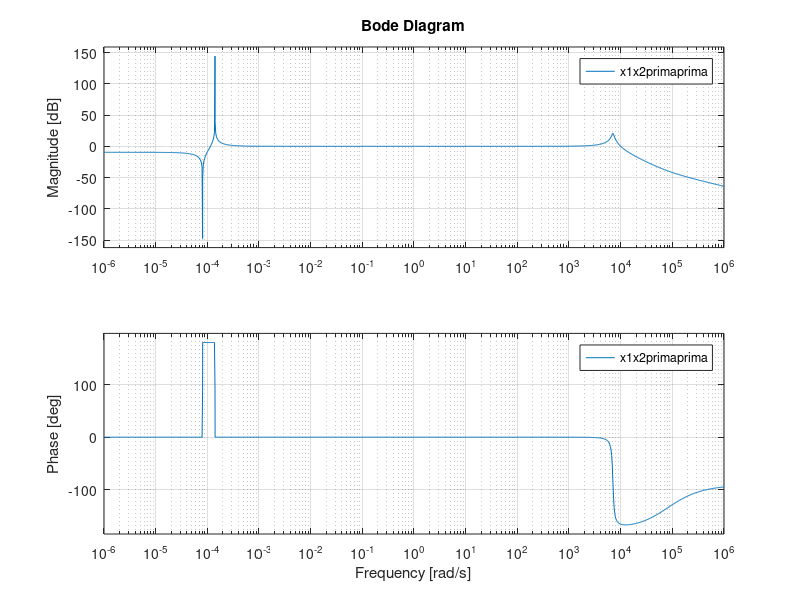

Source code (MATLAB): (Note: this script raises an error after producing the figure.)
clear
clc
close all

freqcubesat1 = 1134; % [Hz].


m_movil = 0.94; % [kg] Masa plato + bobina
m_cubesat = 1.33; %[kg] Masa Cubesat
m_shaker = 100; %[kg]
%m_modal_cubesat = 1
kem = 15761; % [N/m]
% kc = (2*pi*freqcubesat1)^2*m_modal_cubesat %[N/m]
%kc = 2.7955e+07;
kc = 4e+08/6; % [N/M]
k_shaker = 500; % [N/M]

M = [m_cubesat 0 0;
    0 m_movil 0;
    0 0 m_shaker];
K = [kc -kc 0;
    -kc kc+kem -kem;
    0 -kem kem+k_shaker];

K_motor = 51.6; %[N/A] [Vs/m] constante de back EMF y de fuerza (valen lo mismo)
g = 9.81; %[m/s^2] Aceleración de la gravedad

R = 3; %[Ohm] Resistencia del bobinado
L = 1.9e-3; %[H] Inductancia del bobinado (medida a 1000Hz)

Pot_max = 75 ; %[W] Potencia máxima
I_max = sqrt(Pot_max/R); % [A]
V_max = 40; % [V]

[autovec,autoval]=eig(K,M);
w=diag(autoval^0.5);
f = w/(2*pi);


dt=0.0001;
T=5;
t=0:dt:T;

x0=zeros(3,1); %%[-0.557880413175386;0.789602216518309;0];
v0=zeros(3,1);

w=diag(autoval^0.5);
% autovec = tu matriz de autovectores (cada columna un modo)



y0=autovec'*M*x0;

y00=autovec'*M*v0;

zittam1 = 0.2;
zittam2 = 0.2;
zittam3 = 0.07;

zitta = [zittam1;zittam2;zittam3];

wd = zeros(length(w),1);

for i = 1:length(w)
    wd(i) = w(i)*sqrt(1-zitta(i)^2);
end

q1 = [exp(-zitta(1)*w(1)*t) .* y0(1) .* cos(wd(1)*t);
      exp(-zitta(2)*w(2)*t) .* y0(2) .* cos(wd(2)*t);
      exp(-zitta(3)*w(3)*t) .* y0(3) .* cos(wd(3)*t)];

q2 = [exp(-zitta(1)*w(1)*t) .* zitta(1)/(sqrt(1-zitta(1)^2)) .* sin(wd(1)*t) .* y0(1);
      exp(-zitta(2)*w(2)*t) .* zitta(2)/(sqrt(1-zitta(2)^2)) .* sin(wd(2)*t) .* y0(2);
      exp(-zitta(3)*w(3)*t) .* zitta(3)/(sqrt(1-zitta(3)^2)) .* sin(wd(3)*t) .* y0(3)];

q3 = [y00(1)/wd(1) .* sin(wd(1)*t) .* exp(-zitta(1)*w(1)*t);
      y00(2)/wd(2) .* sin(wd(2)*t) .* exp(-zitta(2)*w(2)*t);
      y00(3)/wd(3) .* sin(wd(3)*t) .* exp(-zitta(3)*w(3)*t)];




q=q1+q2+q3;

X=autovec*q;

          
Cmodal = [2*zitta(1)*w(1) 0 0;
          0 2*zitta(2)*w(2) 0;
          0 0 2*zitta(3)*w(3);];
          
C = M*autovec*Cmodal*autovec'*M


n = size(M,1);
x0=[0;0;0];
v0=zeros(n,1);
A = [zeros(n), eye(n);
     -M\K, -M\C];
Bu = [zeros(n,1); M\eye(n)*[0; 1; -1]]; % por ejemplo, fuerza en masa 2
Bd = [zeros(n,1); M\eye(n)*[0; -1; 0]]; % por ejemplo, fuerza perturbadora en masa 2

B =[Bu,Bd];

% Armamos la nueva fila del C_out para aceleración
C_acc = -inv(M)*[K,C]  % [x, x_dot]

% Nueva matriz C de salida
Cc = [eye(6); 
         C_acc];

% D de salida (sin entrada directa)
Du = [zeros(7,1);1/M(2,2);-1/M(3,3)];
Dd = [zeros(7,1);-1/M(2,2);0];
D = [Du,Dd];
sys = ss(A, [Bu,Bd], Cc, D);
f_transf = tf(sys)

% for i = 1:9
%     figure;
%     bode(sys(i,1));  % i-ésima salida respecto a la entrada
%     title(['Bode - Salida ', num2str(i)]);
%     grid on;
% end
% step(sys(7:9))


x1x2primaprima = f_transf(7,1)/f_transf(8,1)
bode(x1x2primaprima)



A_aument = [A,[0;0;0;0;K_motor/m_movil;-K_motor/m_shaker];0 0 0 0 -K_motor/L K_motor/L -R/L];
Bu_nueva = [0 0 0 0 0 0 1/L]';
Bd_nueva = [Bd;0];
B_nueva = [Bu_nueva Bd_nueva];

col_corr = [zeros(7,1); K_motor/m_movil;-K_motor/m_shaker];
C_aument = [Cc col_corr; 0 0 0 0 0 0 1];
D_aument = [D;[0 0]];
sys2 = ss(A_aument,B_nueva,C_aument,D_aument);
f_transf2 = tf(sys2);


co = ctrb(A_aument, Bu_nueva);  % matriz de controlabilidad
rank_co = rank(co);


ob = obsv(A_aument, C_aument(8,:)); % Por que usar C_aument(8,:), que es la fila de la aceleracion que mido, hace que dé rango 2?
rank_ob = rank(ob);

if rank_ob == size(A_aument,1)
    disp('El sistema es observable.');
else
    disp(['NO es observable. Rank = ', num2str(rank_ob)]);
end
ob_reducida = rref(ob);


K_motor_virtual = K_motor;

wc_corr = 5000; %Frecuencia de corte
R_control = wc_corr * L;


Amp = 2.5*g/2; %[m/s^2]
f0 = 100; %[Hz]

zita_cont = 0.7;

wp = wpfreq(f0);

if Amp < 0.3*g
    wp = wp/2;
end
ba = m_movil*(2*zita_cont+1)*wp
ksi = m_movil*(2*zita_cont+1)*wp^2*10
ksia = m_movil*wp^3

%% MUESTREO
fs = 10e3; % [Hz]
Ventana = round(fs/f0);
%Ventana = 1000; %Sweep
if f0 <= 100
    ZOH = 10/fs;
else
    ZOH = 1/fs;
end

%% -------------------------------
% OBSERVADOR DE ESTADOS
% -------------------------------
% Indices de los estados a mantener: pos2 (2), vel2 (5), corriente (7)
% %% Matrices reducidas del sistema
% idx_obs = [2 5 7];  % pos2, vel2, i
% A_reduc = A_aument(idx_obs, idx_obs);
% B_reduc = Bu_nueva(idx_obs);
% C_reduc = A_reduc(2,:);  % Observamos aceleración del plato (estado 2)
% 
% %% Construcción del sistema aumentado con acción integral
% Alol = [A_reduc, [0;1;0];     % añadimos estado integrador
%          C_reduc, 0];          % dinámica del integrador
% Blol = [B_reduc; 0];          % entrada al sistema aumentado
% Bdlol = [0 1 0]';
% Clol = [C_reduc, 0];          % salida
% 
% %% Parámetros de diseño (ruido)
% Q_kal = diag([1e-7 1e-7 1e-3 1000]);  % incertidumbre del proceso
% R_kal = 1;                         % ruido del sensor
% 
% %% Filtro de Kalman (observador)
% [L_kal, P, E] = lqe(Alol, eye(4), Clol, Q_kal, R_kal);
% 
% % Separación de la ganancia
% Lobs = L_kal(1:3);  % ganancia para estados reales
% Li    = L_kal(4);    % ganancia para el integrador
% 
% disp('Ganancia del observador Kalman (estados):')
% disp(Lobs)
% disp('Ganancia del integrador:')
% disp(Li)

%% OBSERVADOR CON ACKER
% %% -------------------------------
% % OBSERVADOR DE ESTADOS
% % -------------------------------
% % Indices de los estados a mantener: pos2 (2), vel2 (5), corriente (7)
idx_obs = [2 5 7];

% Extraer submatrices de A y B
A_reduc = A_aument(idx_obs, idx_obs);      % 3x3
B_reduc = Bu_nueva(idx_obs);               % 3x1
C_reduc = A_reduc(2,:);         % 1x3, aceleración del plato
%p_obs = [-5000, -5000, -5000]  % Polos rápidos (pero no más que el lazo de corriente)

%Lobs = acker(A_reduc', C_reduc', p_obs)'
%disp('Ganancia del observador L:');
%disp(Lobs);


%% GANANCIA INTEGRAL
tol = 1e-7;
Alol = [A_reduc [0 1 0]';C_reduc 0]
Blol = [B_reduc;0]
Bdlol = [0 1 0]';
Clol = [C_reduc 0]

[Abar_reduc,Bbar_reduc,Cbar_reduc,T_reduc,k_reduc] = obsvf(Alol,Blol,Clol, tol)

p_obs_int = [-10000 -10000 -10000 -R/L]; 

Lobs_aum = acker(Alol', Clol', p_obs_int)';
Li = Lobs_aum(end);
Lobs = Lobs_aum(1:end-1,1);



%% Prueba
 M_obs = [A_reduc-Lobs*C_reduc Bdlol; -Li*C_reduc 0];
 sys_obs_i = tf(ss(M_obs, Blol,[0 0 1 0],0));
 iRealVsMed = f_transf2(10,1)/sys_obs_i;
 
 [obs_i_num,obs_i_den] = tfdata(iRealVsMed,'v');
 
% bode(iRealVsMed)
%  figure(2)
 %step(sys_obs_i)
 
 sys_obs_x2 = tf(ss(M_obs, Blol,[1 0 0 0],0));
 x2RealVsMed = f_transf2(2,1)/sys_obs_x2;
 %figure(3)
% bode(x2RealVsMed)
 
 [obs_x2_num,obs_x2_den] = tfdata(x2RealVsMed,'v');


%% SENSOR ACELEROMETRO MEMS
sens_mems = 20e-3/g; % [V/m/s2]
Vcc = 5 ; % [V]
f_mems = 21000; %[Hz]
w_mems = f_mems*2*pi;
zita_mems = 0.12;
num_mems = (w_mems)^2;
den_mems = [1,2*zita_mems*w_mems, w_mems^2];
H = tf(num_mems,den_mems);
%bode(H)


NSD_mems = 30e-6*g; %[m/s2/sqrt(Hz)]
PSD_mems = NSD_mems^2;
NoisePower_mems= PSD_mems * (fs / 2);  % Total power


%% SENSOR ACELERÓMETRO PIEZOELÉCTRICO

sens_piezo = 10e-3; % V/m/s2
% f_piezo = 18000;
% w_piezo = f_piezo*2*pi;
zita_piezo = 0.7;
f_low_piezo = 0.3;
w_low_piezo = f_low_piezo*2*pi;

% Numerador y denominador del sistema
num_piezo =   [1 0];                         % s en el numerador
den_piezo = [1 w_low_piezo];      % (s + w_low)*(s^2 + 2zwn*s + wn^2)

% Crear función de transferencia
H_piezo = tf(num_piezo, den_piezo);

NSD_piezo = 15e-6*g; %[m/s2/sqrt(Hz)]
PSD_piezo = NSD_piezo^2;
NoisePower_piezo= PSD_piezo * (fs / 2);  % Total power


%bode(H_piezo)
%% Desacople de componente de continua

R_des = 10000;     % 10 kOhm
C_des = 10e-6;    % 10 uF
s = tf('s');

H_des = (s*R_des*C_des) / (1 + s*R_des*C_des);
[num_des,den_des] = tfdata(H_des,'v');
%bode(H_des)
%title('Filtro RC pasa altos (desacople DC)')
%grid on


%% Filtro pasabajo antialiasing
f_c_pb1 = 7000; %[Hz]
R_pb1 = 15000; %[ohm]
C_pb1 = 1/(2*pi*f_c_pb1*R_pb1);

R_pb2 = 5000; %[ohm]
C_pb2 = C_pb1; %
f_c_pb2 = 1/(2*pi*C_pb2*R_pb2);

H_antial1 = tf([0 1],[R_pb1*C_pb1 1]);
H_antial2 = tf([0 1],[R_pb2*C_pb1 1]);

H_antial = H_antial1 * H_antial2;


%pasaalto = tf([1 0], [1 1])
%H_antial = H_antial * pasaalto
[num_anti,den_anti] = tfdata(H_antial,'v');
%bode(H_antial)
%% ADC
n_adc = 12; %bits
Vmin_ADC = 0; % [V]
Vmax_ADC= 3.3;% [V]

%% Filtro pasabanda
if f0 <= 10
    deltaf = 5;
else
    deltaf= 10;
end
N   = 10;   % Order
Fc1 = f0-deltaf;  % First Cutoff Frequency
Fc2 = f0+deltaf;  % Second Cutoff Frequency

% Construct an FDESIGN object and call its BUTTER method.
h  = fdesign.bandpass('N,F3dB1,F3dB2', N, Fc1, Fc2, fs);
Hd_pasabanda = design(h, 'butter');
sos = Hd_pasabanda.sosMatrix;
scaleV = Hd_pasabanda.ScaleValues;

%% RANDOM VIBRATIONS
Amp_rand = 8.03*g;
%%
function wp = wpfreq(f)
    % Tabla de frecuencia (Hz) y valores correspondientes de wp
    freq_table = [ ...
          5,  10,  20,  25,  30,  40,  50,  60,  70,  80, ...
         90, 100, 200, 300, 400, 500, 600,700,800, 900, 1000, 1100,1200, 1300, 1450, 1500,1800, 2000];

    wp_table = [ ...
         20,  15,  18,  20,  22,  25,  30,  25,  30,  30, ...
         30,  40,  50,  50,  35, 35,40,60, 80, 80,  100, 100,100, 100, 100,  120,90,  100];

    % Interpolación lineal
    wp = interp1(freq_table, wp_table, f, 'linear', 'extrap');
end
